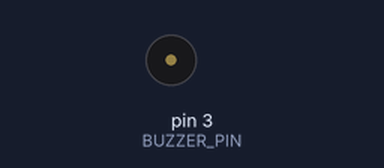
Bench run of a sketch on a simulated Arduino Uno, built with avr-gcc and run on an emulated ATmega328P. Parts: buzzer (waves = sounding, pin HIGH).

Above: at 1.1 s.
Timing chart, 0 to 4.8 s (numbered marks = the images above):
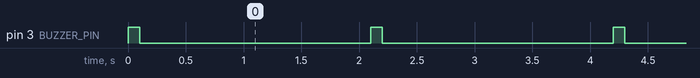

Measured:
- by itself, pin 3 (BUZZER_PIN): alternates HIGH for 0.10 s and LOW for 2.0 s

The sketch:

buzzzeRRR.ino
```cpp
// change pin that buzzer is connected to here
#define BUZZER_PIN  3

void setup() {
  pinMode(BUZZER_PIN, OUTPUT);
}

void loop() {
  // pulse the buzzer on for a short time
  digitalWrite(BUZZER_PIN, HIGH);
  delay(100);
  digitalWrite(BUZZER_PIN, LOW);
  delay(2000);
}
```
